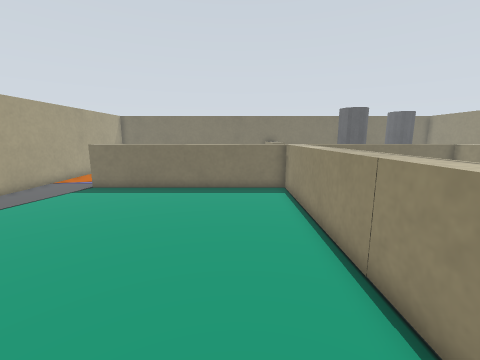
view 1 (above)

21 first-person views from a walk through a Gazebo world. The camera is 0.57 m above the floor, tilts 10° down and sees 90° across. The floor is counted in squares, 0.2 m on a side. Each view is taken from the middle of a square. On the plan, view 1 faces up. The plan holds only what a view shows up to about 18 squares ahead; the rest is blank.

view 2
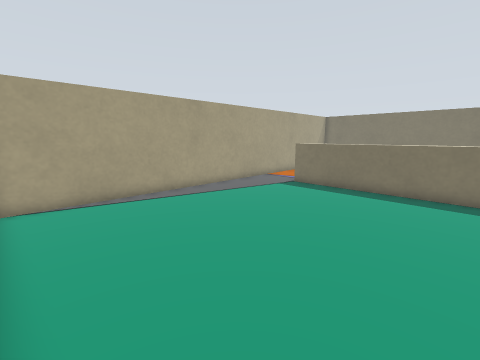

view 3
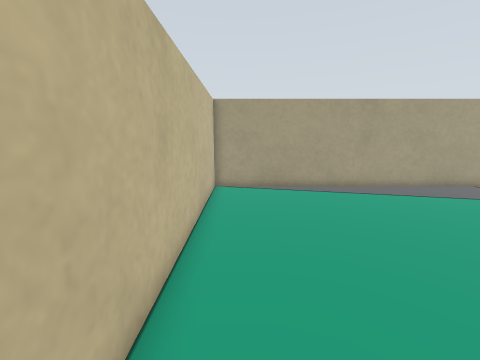

view 4
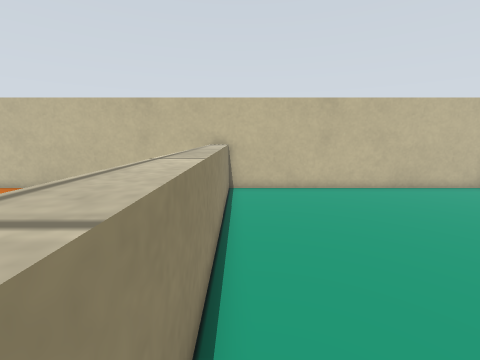

view 5
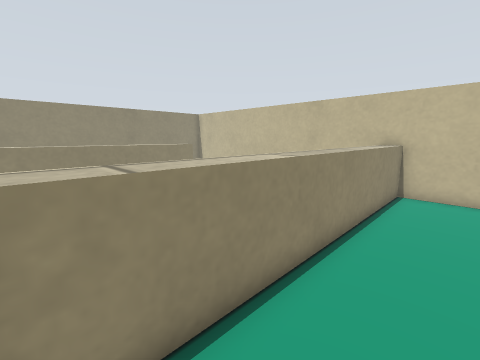

view 6
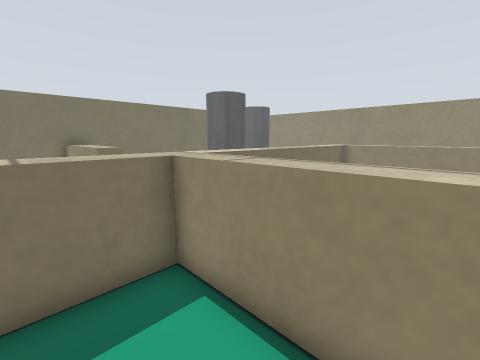

view 7
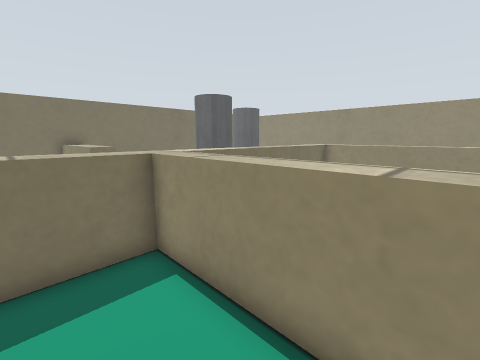

view 8
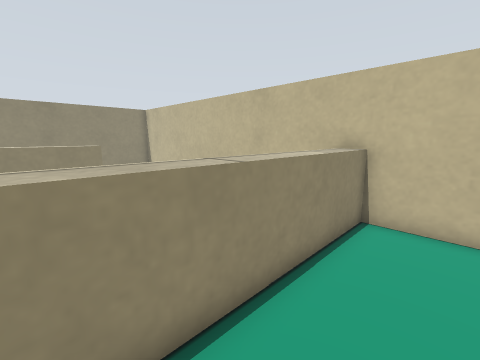

view 9
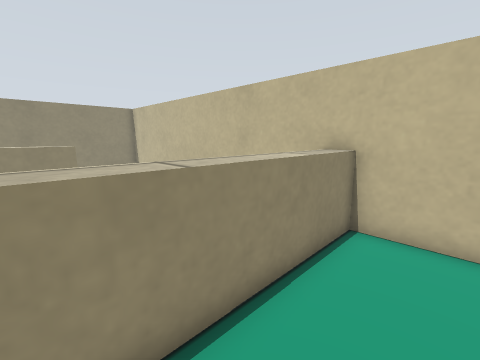

view 10
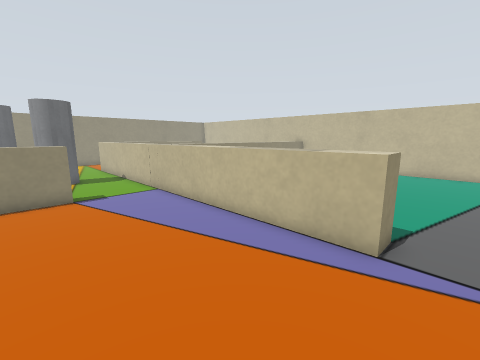

view 11
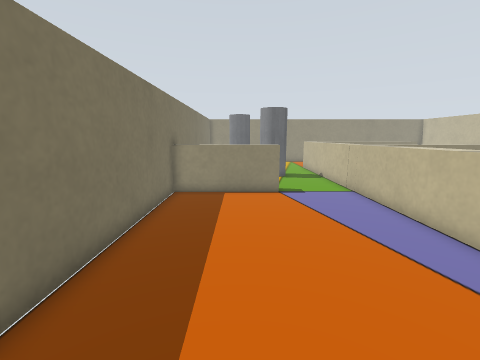

view 12
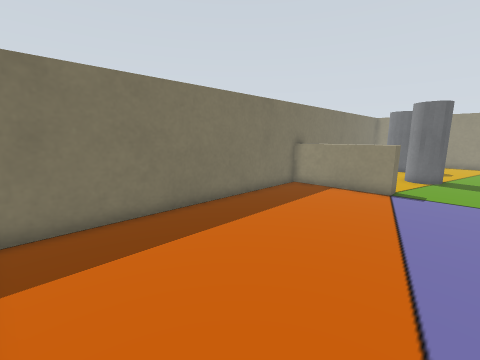

view 13
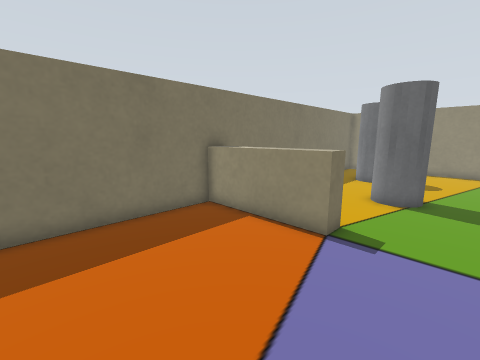

view 14
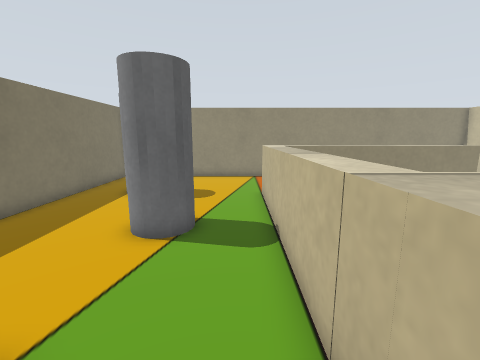

view 15
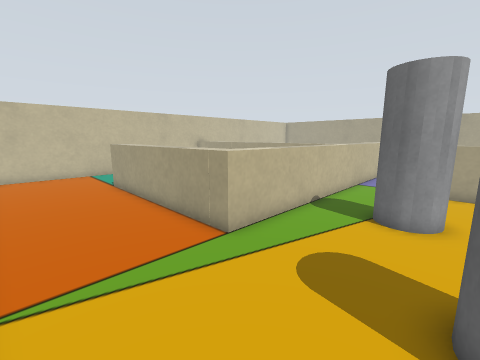

view 16
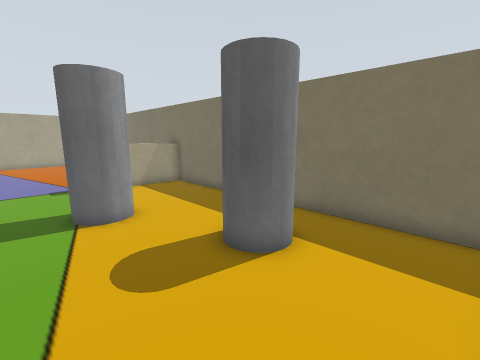

view 17
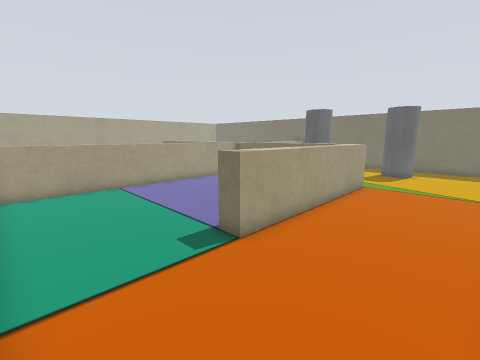

view 18
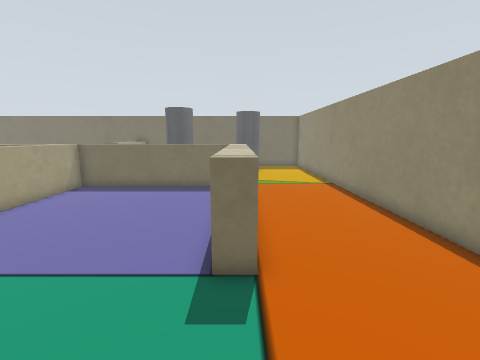

view 19
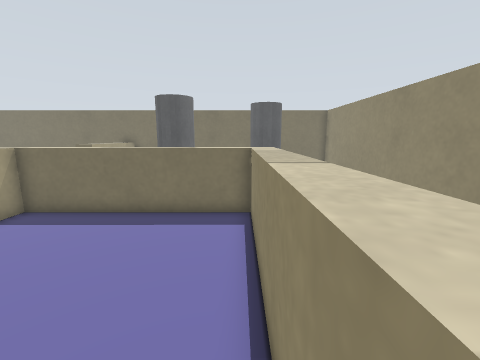

view 20
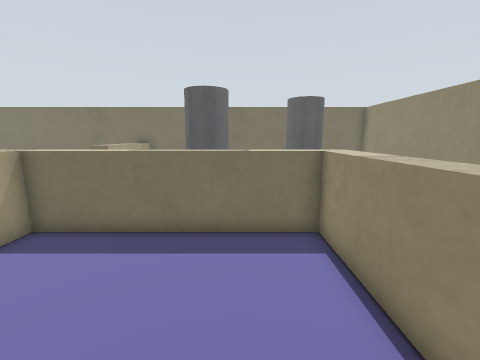

view 21
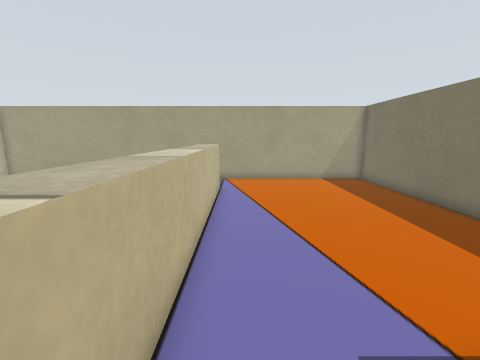

### Floor plan
Points are (right, up) in squares from view 1. A wall is a line through its corners. A room is listed if a view was taken in it or the views show most of it. See-through windows are left out.
Room 1 (views 1, 2, 3, 4, 5, 6, 7, 8, 9)
walls: (-11.9, 13.4) (-11.9, -0.5) (3, -0.5)
low walls: (2.6, -0.6) (2.6, 13.6) (-8.5, 13.6)
ways out: opening at (-10, 14.5) to room 2
Room 2 (views 10, 11, 12, 13, 14)
walls: (3, 24.6) (-11.9, 24.6) (-11.9, 13.4)
low walls: (-8.5, 13.6) (-8.5, 14.8) (3.4, 14.8); (3.6, 18.9) (2.6, 18.9) (2.6, 24.6)
ways out: opening at (-10, 14.5) to room 1; opening at (3, 17) to room 3
Room 3 (views 15, 16, 17, 21)
walls: (13.4, -0.5) (18.9, -0.5) (18.9, 24.6) (3, 24.6)
low walls: (3.4, 14.8) (13.4, 14.8) (13.4, 4.6); (3.6, 24.6) (3.6, 18.9)
ways out: opening at (3, 17) to room 2; opening at (13, 2) to room 4
objects: grey cylinder (8, 18) to (9, 19); grey cylinder (13, 20) to (15, 22)
Room 4 (views 18, 19, 20)
walls: (3, -0.5) (13.4, -0.5)
low walls: (13.4, 4.6) (12.4, 4.6) (12.4, 14) (3.6, 14) (3.7, -0.2)
ways out: opening at (13, 2) to room 3

Where each view was taken, in squares from view 1:
view 1: 0 up, 0 right, facing up
view 2: 0 up, 0 right, facing up-left
view 3: 1 up, 2 right, facing left
view 4: 13 up, 2 right, facing down
view 5: 13 up, 0 right, facing down-right
view 6: 9 up, 0 right, facing up-right
view 7: 8 up, 0 right, facing up-right
view 8: 8 up, 0 right, facing down-right
view 9: 7 up, 0 right, facing down-right
view 10: 21 up, 10 left, facing down-right
view 11: 21 up, 10 left, facing right
view 12: 16 up, 11 left, facing up-right
view 13: 16 up, 4 left, facing up-right
view 14: 16 up, 1 right, facing right
view 15: 20 up, 18 right, facing down-left
view 16: 16 up, 18 right, facing up-left
view 17: 0 up, 18 right, facing up-left
view 18: 0 up, 13 right, facing up
view 19: 5 up, 12 right, facing up
view 20: 7 up, 10 right, facing up
view 21: 16 up, 5 right, facing left
